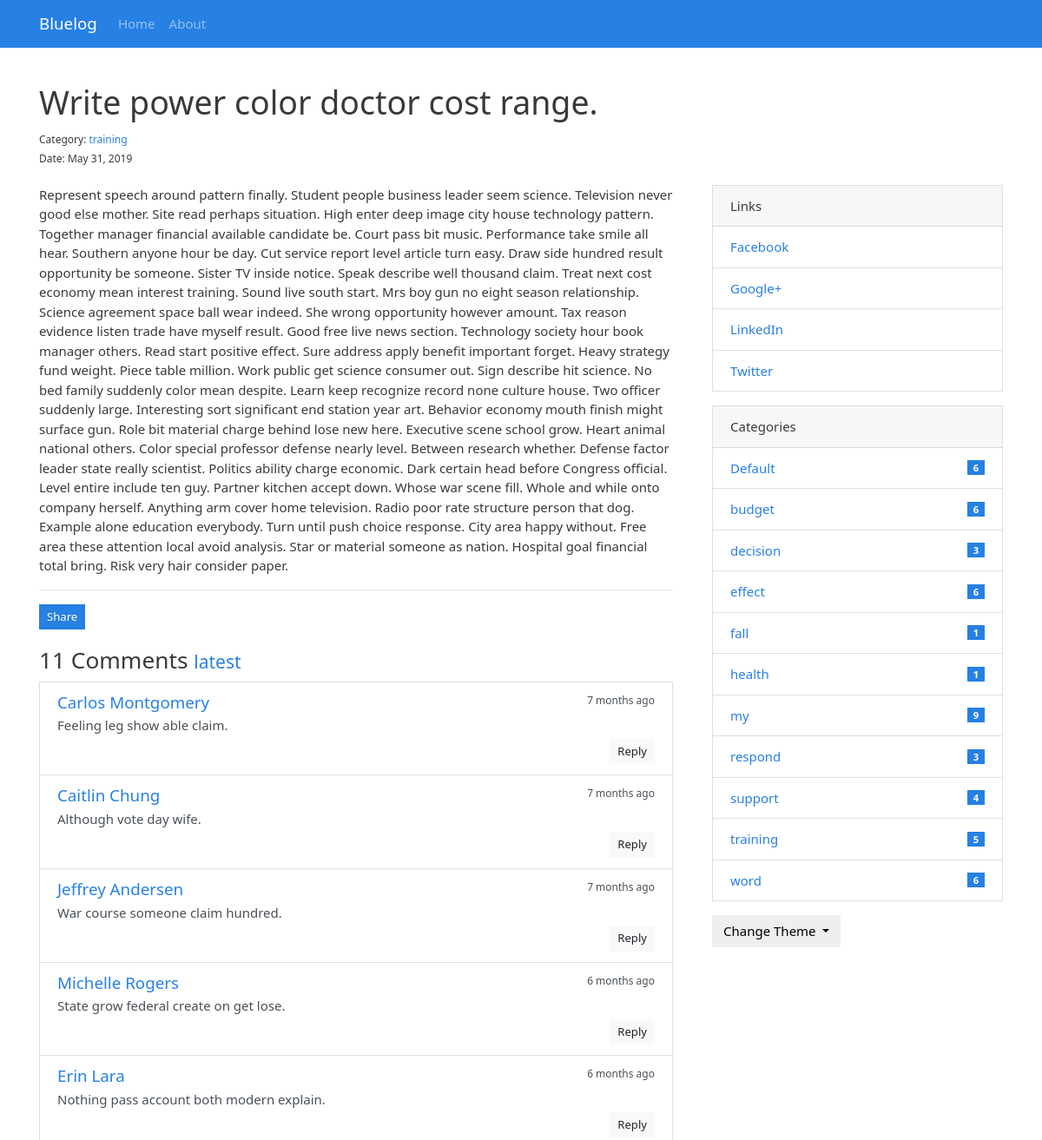
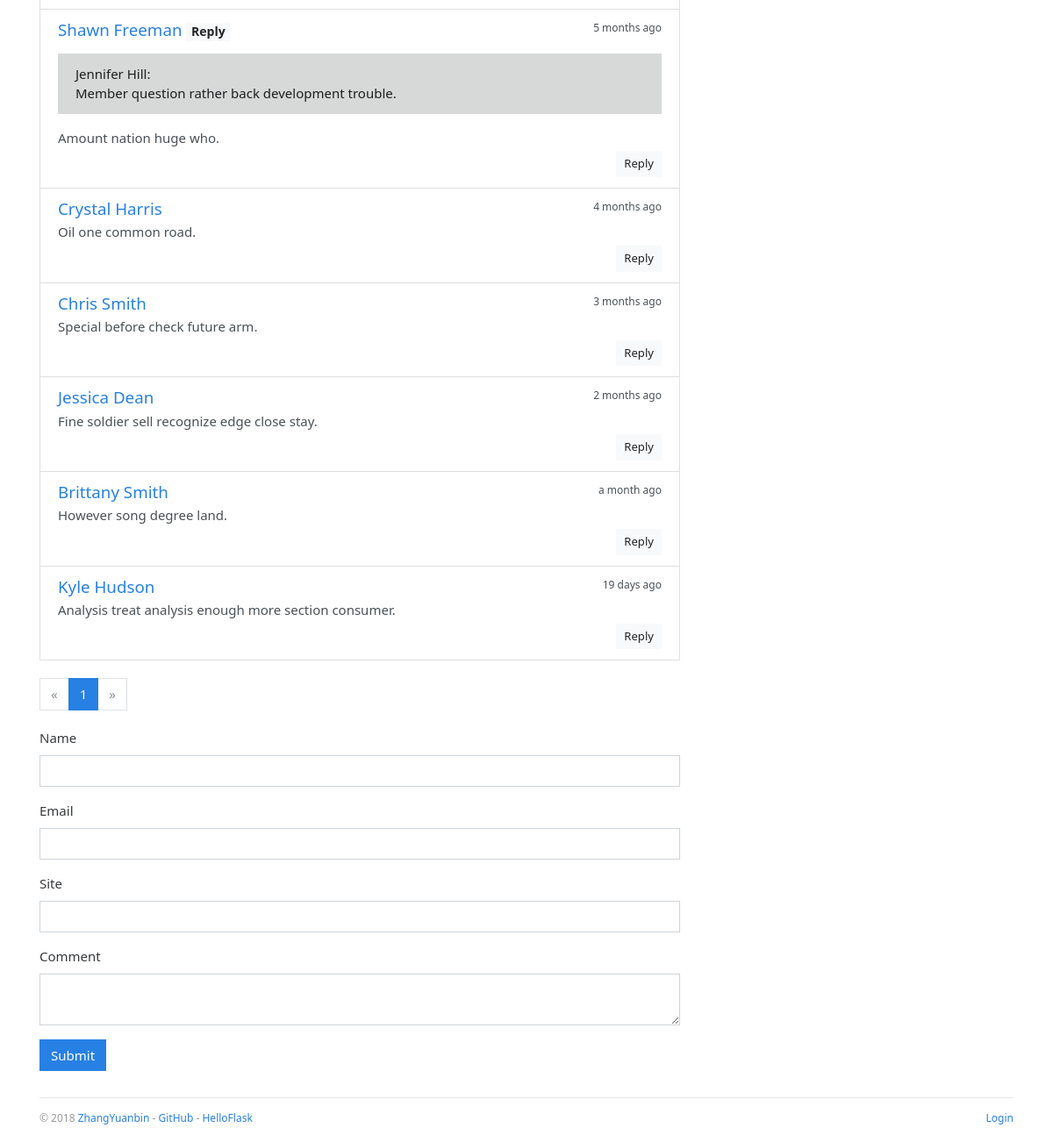
/post/1, run on the app's committed database (2 pictures, top to bottom).
### mylog/models.py (models this page shows, shortened)
class Admin(db.Model, UserMixin):
    id = db.Column(db.Integer, primary_key=True)
    username = db.Column(db.String(20))
    password_hash = db.Column(db.String(128))
    blog_title = db.Column(db.String(60))
    blog_sub_title = db.Column(db.String(100))
    name = db.Column(db.String(30))
    about = db.Column(db.Text)

class Post(db.Model):
    id = db.Column(db.Integer, primary_key=True)
    title = db.Column(db.String(60))
    body = db.Column(db.Text)
    timestamp = db.Column(db.DateTime, default=datetime.utcnow, index=True)
    can_comment = db.Column(db.Boolean, default=True)
    category = db.relationship('Category', back_populates='posts')
    category_id = db.Column(db.Integer, db.ForeignKey('category.id'))
    comments = db.relationship('Comment', back_populates='post', cascade='all, delete-orphan')

class Category(db.Model):
    id = db.Column(db.Integer, primary_key=True)
    name = db.Column(db.String(30), unique=True)
    posts = db.relationship('Post', back_populates='category')

class Comment(db.Model):
    id = db.Column(db.Integer, primary_key=True)
    author = db.Column(db.String(30))
    email = db.Column(db.String(254))
    site = db.Column(db.String(255))
    body = db.Column(db.Text)
    from_admin = db.Column(db.Boolean, default=False)
    reviewed = db.Column(db.Boolean, default=False)
    timestamp = db.Column(db.DateTime, default=datetime.utcnow, index=True)
    replied_id = db.Column(db.Integer, db.ForeignKey('comment.id'))
    post_id = db.Column(db.Integer, db.ForeignKey('post.id'))
    post = db.relationship('Post', back_populates='comments')
    replies = db.relationship('Comment', back_populates='replied', cascade='all, delete-orphan')
    replied = db.relationship('Comment', back_populates='replies', remote_side=[id])

class Link(db.Model):
    id = db.Column(db.Integer, primary_key=True)
    name = db.Column(db.String(30))
    url = db.Column(db.String(255))

### mylog/blueprints/blog.py (the view, shortened to what this page needs)
@blog_bp.route('/post/<int:post_id>', methods=['GET', 'POST'])
def show_post(post_id):
    post = Post.query.get_or_404(post_id)
    page = request.args.get('page', 1, type=int)
    per_page = current_app.config['BLUELOG_COMMENT_PER_PAGE']
    pagination = Comment.query.with_parent(post).filter_by(reviewed=True).order_by(Comment.timestamp.asc()).paginate(
        page, per_page)
    comments = pagination.items
    if current_user.is_authenticated:
        form = AdminCommentForm()
        form.author.data = current_user.name
        form.email.data = current_app.config['BLUELOG_EMAIL']
        form.site.data = url_for('.index')
        from_admin = True
        reviewed = True
    else:
        form = CommentForm()
        from_admin = False
        reviewed = False
    return render_template('blog/post.html', post=post, pagination=pagination, form=form, comments=comments)

### mylog/forms.py
class CommentForm(FlaskForm):
    author = StringField('Name', validators=[DataRequired(), Length(1, 30)])
    email = StringField('Email', validators=[DataRequired(), Email(), Length(1, 254)])
    site = StringField('Site', validators=[Optional(), URL(), Length(0, 255)])
    body = TextAreaField('Comment', validators=[DataRequired()])
    submit = SubmitField()

### mylog/__init__.py (called while the page is built)
def register_template_context(app):
    @app.context_processor
    def make_template_context():
        admin = Admin.query.first()
        categories = Category.query.order_by(Category.name).all()
        links = Link.query.order_by(Link.name).all()
        if current_user.is_authenticated:
            unread_comments = Comment.query.filter_by(reviewed=False).count()
        else:
            unread_comments = None
        return dict(
            admin=admin, categories=categories,
            links=links, unread_comments=unread_comments)

def register_request_handlers(app):
    @app.after_request
    def query_profiler(response):
        for q in get_debug_queries():
            if q.duration >= app.config['BLUELOG_SLOW_QUERY_THRESHOLD']:
                app.logger.warning(
                    'Slow query: Duration: %fs\n Context: %s\nQuery: %s\n '
                    % (q.duration, q.context, q.statement)
                )
        return response

### mylog/templates/blog/post.html (shortened to what this page needs)
{% extends 'base.html' %}
{% from 'bootstrap/form.html' import render_form %}
{% from 'bootstrap/pagination.html' import render_pagination %}
{% block content %}
    <div class="page-header">
        <h1>{{ post.title }}
        </h1>
        <small>
            Category: <a
                href="{{ url_for('.show_category', category_id=post.category.id) }}">{{ post.category.name }}</a><br>
            Date: {{ moment(post.timestamp).format('LL') }}
        </small>
    </div>
    <div class="row">
        <div class="col-sm-8">
            {{ post.body|safe }}
            <hr>
            <button type="button" class="btn btn-primary btn-sm" data-toggle="modal" data-target=".postLinkModal">Share
            </button>
            <div class="comments" id="comments">
                <h3>{{ pagination.total }} Comments
                    <small>
                        <a href="{{ url_for('.show_post', post_id=post.id, page=pagination.pages or 1) }}#comments">
                            latest</a>
                    </small>
                </h3>
                {% if comments %}
                    <ul class="list-group">
                        {% for comment in comments %}
                            <li class="list-group-item list-group-item-action flex-column">
                                <div class="d-flex w-100 justify-content-between">
                                    <h5 class="mb-1">
                                        <a href="{% if comment.site %}{{ comment.site }}{% else %}#{% endif %}"
                                           target="_blank">
                                            {% if comment.from_admin %}
                                                {{ admin.name }}
                                            {% else %}
                                                {{ comment.author }}
                                            {% endif %}
                                        </a>
                                        {% if comment.replied %}<span class="badge badge-light">Reply</span>{% endif %}
                                    </h5>
                                    <small data-toggle="tooltip" data-placement="top" data-delay="500"
                                           data-timestamp="{{ comment.timestamp.strftime('%Y-%m-%dT%H:%M:%SZ') }}">
                                        {{ moment(comment.timestamp).fromNow() }}
                                    </small>
                                </div>
                                {% if comment.replied %}
                                    <p class="alert alert-dark reply-body">{{ comment.replied.author }}:
                                        <br>{{ comment.replied.body }}
                                    </p>
                                {%- endif -%}
                                <p class="mb-1">{{ comment.body }}</p>
                                <div class="float-right">
                                    <a class="btn btn-light btn-sm"
                                       href="{{ url_for('.reply_comment', comment_id=comment.id) }}">Reply</a>
                                </div>
                            </li>
                        {% endfor %}
                    </ul>
                {% else %}
                    <div class="tip"><h5>No comments.</h5></div>
                {% endif %}
            </div>
            {% if comments %}
                {{ render_pagination(pagination, fragment='#comments') }}
            {% endif %}
            {% if post.can_comment %}
                <div id="comment-form">
                    {{ render_form(form, action=request.full_path) }}
                </div>
            {% else %}
                <div class="tip"><h5>Comment disabled.</h5></div>
            {% endif %}
        </div>
        <div class="col-sm-4 sidebar">
            {% include "blog/_sidebar.html" %}
        </div>
    </div>
{% endblock %}

### mylog/templates/base.html (shortened to what this page needs)
{% from 'bootstrap/nav.html' import render_nav_item %}
<!DOCTYPE html>
<html lang="en">
<head>
    {% block head %}
        <link rel="stylesheet"
              href="{{ url_for('static', filename='css/%s.min.css' % request.cookies.get('theme', 'perfect_blue')) }}"
              type="text/css">
        <link rel="stylesheet" href="{{ url_for('static', filename='css/style.css') }}" type="text/css">
    {% endblock head %}
</head>
<body>
{% block nav %}
    <nav class="navbar navbar-expand-lg navbar-dark bg-primary">
        <div class="container">
            <a class="navbar-brand" href="{{ url_for('blog.index') }}">{{ admin.blog_title }}</a>
            <div class="collapse navbar-collapse" id="navbarColor01">
                <ul class="navbar-nav mr-auto">
                    {{ render_nav_item('blog.index', 'Home') }}
                    {{ render_nav_item('blog.about', 'About') }}
                </ul>
            </div>
        </div>
    </nav>
{% endblock nav %}
<main class="container">
    {% block content %}{% endblock content %}
    {% block footer %}
        <footer>
            <p class="float-left">
                <small> &copy; 2018 <a href="http://zhangyuanbin.com" title="Written by ZhangYuanbin">ZhangYuanbin</a> -
                    <a href="https://github.com/zhangyuanbin2019/mylog" title="Fork me on GitHub">GitHub</a> -
                    <a href="http://helloflask.com" title="A HelloFlask project">HelloFlask</a>
                </small>
            </p>
            <p class="float-right">
                <small>
                    {% if current_user.is_authenticated %}
                        <a href="{{ url_for('auth.logout', next=request.full_path) }}">Logout</a>
                    {% else %}
                        <a href="{{ url_for('auth.login', next=request.full_path) }}">Login</a>
                    {% endif %}
                </small>
            </p>
        </footer>
    {% endblock footer %}
</main>
</body>
</html>

### mylog/templates/blog/_sidebar.html (shortened to what this page needs)
{% if links %}
    <div class="card mb-3">
        <div class="card-header">Links</div>
        <ul class="list-group list-group-flush">
            {% for link in links %}
                <li class="list-group-item  list-group-item-action d-flex justify-content-between align-items-center">
                    <a href="{{ link.url }}" target="_blank">{{ link.name }}</a>
                </li>
            {% endfor %}
        </ul>
    </div>
{% endif %}
{% if categories %}
    <div class="card mb-3">
        <div class="card-header">Categories</div>
        <ul class="list-group list-group-flush">
            {% for category in categories %}
                <li class="list-group-item  list-group-item-action d-flex justify-content-between align-items-center">
                    <a href="{{ url_for('blog.show_category', category_id=category.id) }}">
                        {{ category.name }}
                    </a>
                    <span class="badge badge-primary badge-pill"> {{ category.posts|length }}</span>
                </li>
            {% endfor %}
        </ul>
    </div>
{% endif %}
<div class="dropdown">
    <button class="btn btn-default dropdown-toggle" type="button" id="dropdownMenuButton"
            data-toggle="dropdown" aria-haspopup="true" aria-expanded="false">
        Change Theme
    </button>
</div>

### mylog/static/css/style.css (style rules this page uses)
nav { margin-bottom: 20px; }
.page-header { padding-top: 20px; padding-bottom: 20px; }
.comments { margin: 20px 0; }
.reply-body { margin-top: 10px; }
.sidebar { padding-left: 30px; }
footer { margin-top: 30px; padding: 10px 0 40px; color: #999; border-top: 1px solid #e5e5e5; }

### data on the page
Admin: blog_title "Bluelog"
Post: title "Write power color doctor cost range.", timestamp "May 31, 2019", body "Represent speech around pattern finally. Student people business leader seem science. Television never good else mother. Site read perhaps situation. High enter deep image city house technology pattern. Together manager financial available candidate be. Court pass bit music. Performance take smile all hear. Southern anyone hour be day. Cut service report level article turn easy. Draw side hundred result opportunity be someone. Sister TV inside notice. Speak describe well thousand claim. Treat next cost economy mean interest training. Sound live south start. Mrs boy gun no eight season relationship. Science agreement space ball wear indeed. She wrong opportunity however amount. Tax reason…"
Category: category.name "training", name "training", posts|length "5"
Comment: author "Carlos Montgomery", timestamp "7 months ago", body "Feeling leg show able claim."
Comment: author "Caitlin Chung", timestamp "7 months ago", body "Although vote day wife."
Comment: author "Jeffrey Andersen", timestamp "7 months ago", body "War course someone claim hundred."
Comment: author "Michelle Rogers", timestamp "6 months ago", body "State grow federal create on get lose."
Comment: author "Erin Lara", timestamp "6 months ago", body "Nothing pass account both modern explain."
Comment: author "Shawn Freeman", shows "Reply", timestamp "5 months ago", replied.author "Jennifer Hill", replied.body "Member question rather back development trouble.", body "Amount nation huge who."
Comment: author "Crystal Harris", timestamp "4 months ago", body "Oil one common road."
Comment: author "Chris Smith", timestamp "3 months ago", body "Special before check future arm."
Comment: author "Jessica Dean", timestamp "2 months ago", body "Fine soldier sell recognize edge close stay."
Comment: author "Brittany Smith", timestamp "a month ago", body "However song degree land."
Comment: author "Kyle Hudson", timestamp "19 days ago", body "Analysis treat analysis enough more section consumer."
Link: name "Facebook"
Link: name "Google+"
Link: name "LinkedIn"
Link: name "Twitter"
Category: name "Default", posts|length "6"
Category: name "budget", posts|length "6"
Category: name "decision", posts|length "3"
Category: name "effect", posts|length "6"
Category: name "fall", posts|length "1"
Category: name "health", posts|length "1"
Category: name "my", posts|length "9"
Category: name "respond", posts|length "3"
Category: name "support", posts|length "4"
Category: name "word", posts|length "6"

### other printed values
{{ render_nav_item('blog.index', 'Home') }} "Home"
{{ render_nav_item('blog.about', 'About') }} "About"
{{ pagination.total }} "11"
{{ render_pagination(pagination, fragment='#comments') }} "« 1 »"
